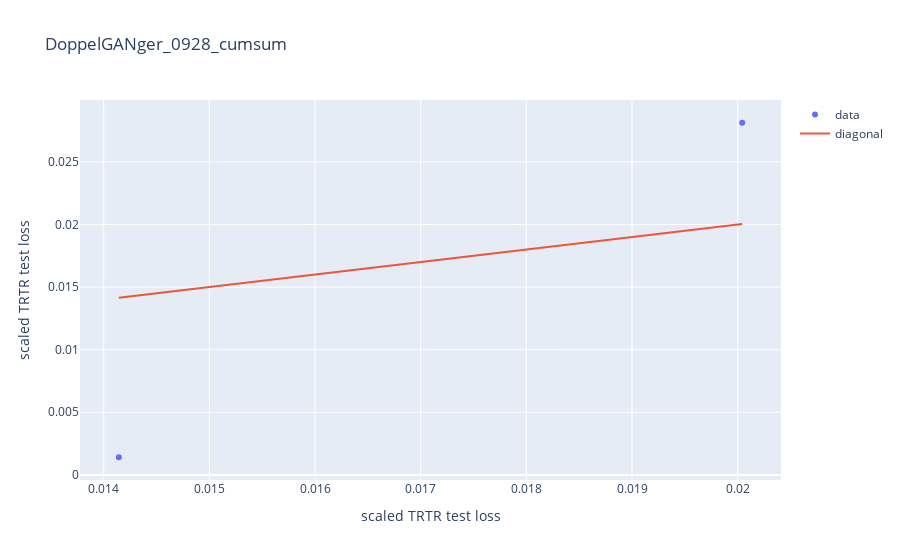

The code cell stored with this chart in its notebook:
### Code cell
plot_TxTx_tpred(TxTx_tpred)

### Figure 1 — Plotly figure (JSON) as saved in the notebook; plotly's stock layout.template omitted (floating-point values rounded to 4 significant figures)
{"data": [{"mode": "markers", "name": "data", "text": ["ab_pain_dur", "age"], "type": "scatter", "x": [0.01414, 0.02004], "y": [0.001408, 0.02813]}, {"mode": "lines", "name": "diagonal", "type": "scatter", "x": [0.01414, 0.02004], "y": [0.01414, 0.02004]}], "layout": {"title": {"text": "DoppelGANger_0928_cumsum"}, "xaxis": {"title": {"text": "scaled TRTR test loss"}}, "yaxis": {"title": {"text": "scaled TRTR test loss"}}}}
